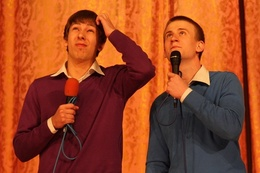
%> input picture picture_0v.jpg, 260 x 173 px, shrunk from 550 x 367 before the run
$ octave gray_world.m   (GNU Octave 9; MATLAB toolbox functions it lacks are replaced by stand-ins)
%> lines starting %> are read from the running program, lines starting %| are printed output that depends on the picture
%% gray world algorithm
% A Rostov 16/05/2018
% a.rostov@riftek.com
%%

fileID = -1;
errmsg = '';
while fileID < 0
   disp(errmsg);
   filename = input('Open file: ', 's');
%> the answer given: picture_0v.jpg
   [fileID,errmsg] = fopen(filename);
   I = imread(filename);
%> I is the input picture: size 173x260x3 uint8; mean R, G, B 153.3, 69, 34.8
end
[Nx, Ny, Nz] = size(I);
%> Nx = 173; Ny = 260; Nz = 3

display('Writing data for RTL model...');
fidR = fopen('Rdata.txt', 'w');
fidG = fopen('Gdata.txt', 'w');
fidB = fopen('Bdata.txt', 'w');

zerI = zeros(Nx, Ny, Nz);

Iwr = cat(1, I, zerI, I, zerI);
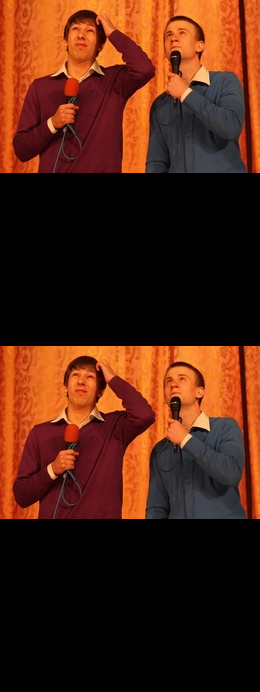
%> Iwr: size 692x260x3 uint8; mean R, G, B 76.7, 34.5, 17.4

for i = 1 : 4*Nx
    for j = 1 : Ny
      fprintf(fidR, '%x\n', Iwr(i, j, 1));
      fprintf(fidG, '%x\n', Iwr(i, j, 2));
      fprintf(fidB, '%x\n', Iwr(i, j, 3));
    end
end
fclose(fidR);
fclose(fidG);
fclose(fidB);

%%
fid = fopen('parameters.vh', 'w');
fprintf(fid,'parameter Nrows   = %d ;\n', Ny);
fprintf(fid,'parameter Ncol    = %d ;\n', Nx);
fclose(fid);

%%
display('Please, start write_prj.tcl');
prompt = 'Press Enter when RTL modeling is done \n';
x = input(prompt);


I_data = zeros(Nx, Ny, Nz);
I_data = double(I);
 R_sum = 0;
 G_sum = 0;
 B_sum = 0;

for i = 1 : Nx
    for j = 1 : Ny
       R_sum = R_sum + I_data(i, j, 1);
       G_sum = G_sum + I_data(i, j, 2);
       B_sum = B_sum + I_data(i, j, 3);
    end
end
%> after the loop, B_sum = 1567469; G_sum = 3102162; R_sum = 6897464

mult = Nx*Ny
%> mult = 44980
mult_log2 = floor(log2(Nx*Ny))
%> mult_log2 = 15

deltaLOG2 = mult - 2^mult_log2
%> deltaLOG2 = 12212
N = 2^mult_log2
%> N = 32768

R_sumR = floor(R_sum/(mult))
%> R_sumR = 153
G_sumR = G_sum/(mult);
%> G_sumR = 68.97
B_sumR = B_sum/(mult);
%> B_sumR = 34.85

Arg     = (R_sumR + G_sumR + B_sumR)/3;
%> Arg = 85.61


for i = 1 : Nx
    for j = 1 : Ny
       I_data(i, j, 1) = floor(I_data(i, j, 1) * Arg / R_sumR);
       I_data(i, j, 2) = floor(I_data(i, j, 2) * Arg / G_sumR);
       I_data(i, j, 3) = floor(I_data(i, j, 3) * Arg / B_sumR);
    end
end
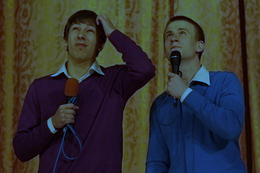
%> I_data: size 173x260x3 double; mean R, G, B 85.3, 85.1, 85.1; drawn with min black and max white

 I_data     = uint8(I_data);
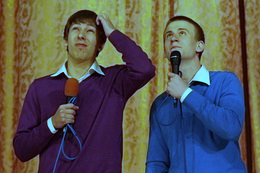
%> I_data: size 173x260x3 uint8; mean R, G, B 85.3, 85.1, 84.7

% read processing data
 fidR = fopen(fullfile([pwd '\gray_world.sim\sim_1\behav\xsim'],'Rs_out.txt'), 'r');
 fidG = fopen(fullfile([pwd '\gray_world.sim\sim_1\behav\xsim'],'Gs_out.txt'), 'r');
 fidB = fopen(fullfile([pwd '\gray_world.sim\sim_1\behav\xsim'],'Bs_out.txt'), 'r');


R = zeros(1, Nx*Ny);
G = zeros(1, Nx*Ny);
B = zeros(1, Nx*Ny);
%> (the run ends here)
